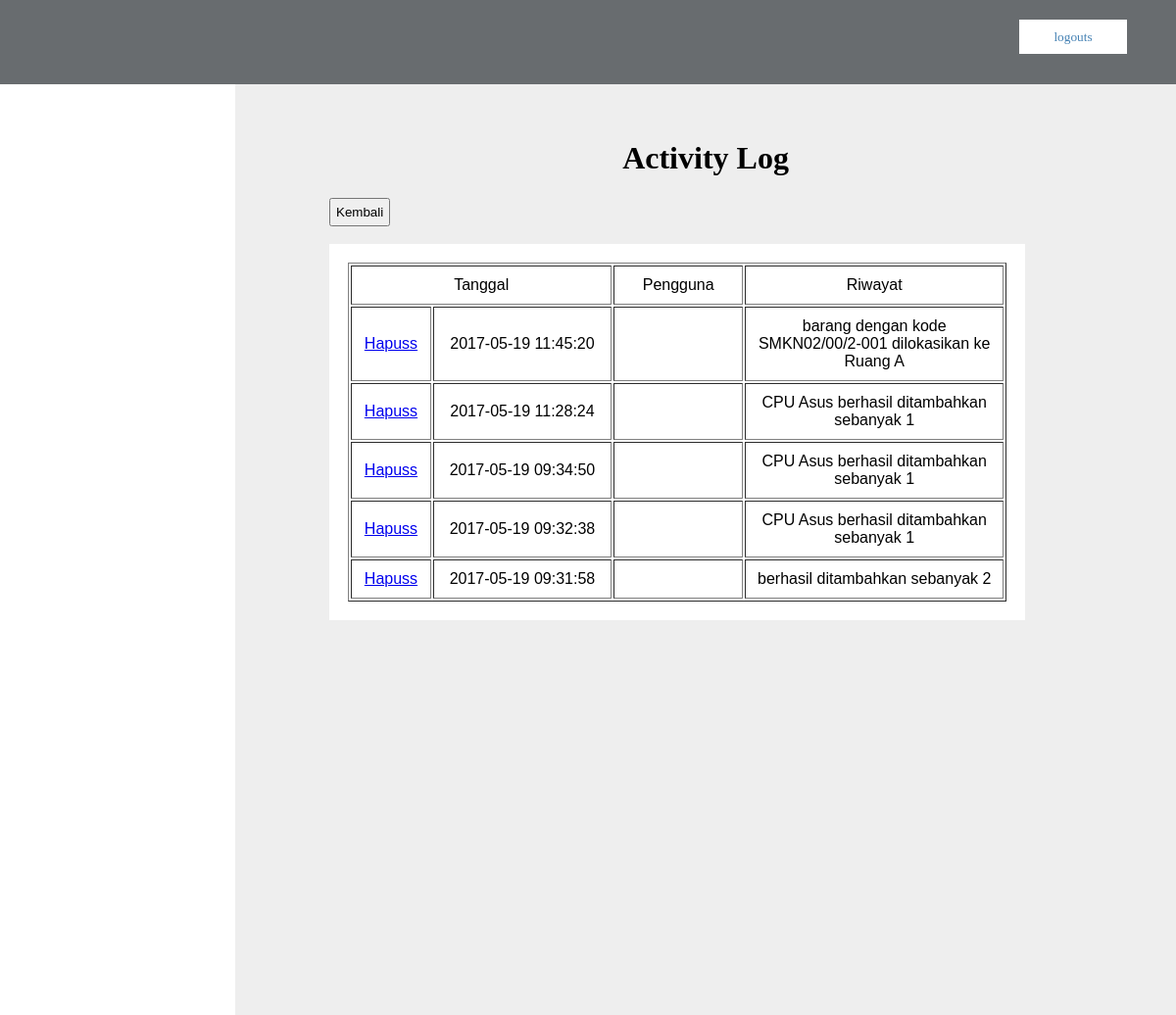
The page /admin/activity_log.php (signed in) on the database its author committed.
### tables this page shows
CREATE TABLE IF NOT EXISTS `activty_log` (
  `id_activity` int(11) NOT NULL AUTO_INCREMENT,
  `id` int(11) NOT NULL,
  `date` datetime NOT NULL,
  `action` varchar(500) NOT NULL,
  `status` varchar(50) NOT NULL,
  PRIMARY KEY (`id_activity`)
);

### admin/activity_log.php (the view, shortened to what this page needs)
<html>
<head>
	<link rel="stylesheet" type="text/css" href="../css/admin_style.css">
</head>
<body>
<div class="fck">
	<form action="logout.php">
	<input type="submit" name="log" value="logouts">
</form>
</div>
<div class="a">
<br><br>
<center>
	<h1 style="font-family:century gothic;">Activity Log</h1>
</center>
<div id="tai">
	<a href="inventori.php"><button>Kembali</button></a>
	<br><br>
</div>
<center>
	<div class="activity">
		<table border="1">
			<tr>
				<td colspan="2">Tanggal</td>
				<td width="20%">Pengguna</td>
				<td width="40%">Riwayat</td>
			</tr>
			<?php
				$sql = "SELECT * FROM activty_log ORDER BY date DESC limit 5";
				$query = mysql_query($sql);
				while ($data = mysql_fetch_array($query)) {
					echo "<tr>";
					echo "<td><a href='delete_log.php?id=".$data['id_activity']."' onclick='return konfirmasi()'>Hapuss</a></td>";
					echo "<td>".$data['date']."</td>";
					echo "<td>".$data['username']."</td>";
					echo "<td>".$data['action']."</td>";
					echo "</tr>";
				}
			 ?>
		</table>
	</div>
</center>
</div>
<div class="b">
</div>
</body>
</html>

### css/admin_style.css (style rules this page uses)
body { margin: 0; padding: 0; font-family: helvetica; }
.fck { width: 100%; height: 7%; background-color: rgba(49, 54, 58, 0.73); padding-top: 20px; padding-bottom: 10px; }
.fck input { width: 110px; height: 35px; font-family: century gothic; color: #4682b4; border: 20px; background-color: white; float: right; margin-right: 50px; }
.a { width: 80%; height: 950px; float: right; background-color: #eeeeee; }
.a table { text-align: center; width: 80%; }
.a table td { padding: 10px; }
#tai button { padding: 5px; margin-left: 10%; }
.b { float: left; background-color: white; width: 20%; height: 950px; }
.activity { margin-left: 10%; width: 70%; padding: 2%; background-color: white; float: left; }
.activity table { width: 100%; }

### rows shown on the page
activty_log: date "2017-05-19 11:45:20", action "barang dengan kode SMKN02/00/2-001 dilokasikan ke Ruang A"
activty_log: date "2017-05-19 11:28:24", action "CPU Asus berhasil ditambahkan sebanyak 1"
activty_log: date "2017-05-19 09:34:50", action "CPU Asus berhasil ditambahkan sebanyak 1"
activty_log: date "2017-05-19 09:32:38", action "CPU Asus berhasil ditambahkan sebanyak 1"
activty_log: date "2017-05-19 09:31:58", action "berhasil ditambahkan sebanyak 2"
